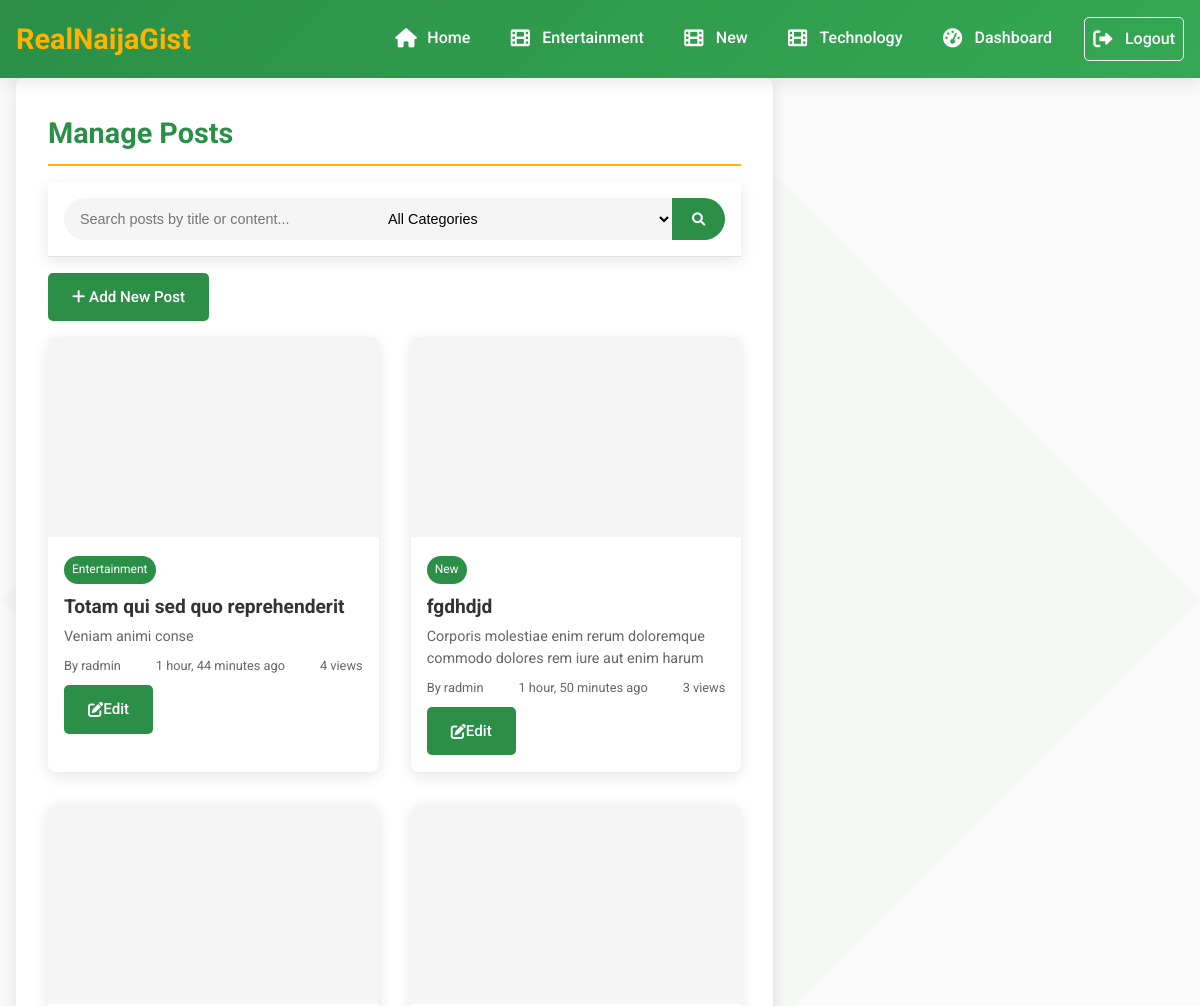
The page /superuser/posts/ (signed in, upper part) on the database as committed earlier.
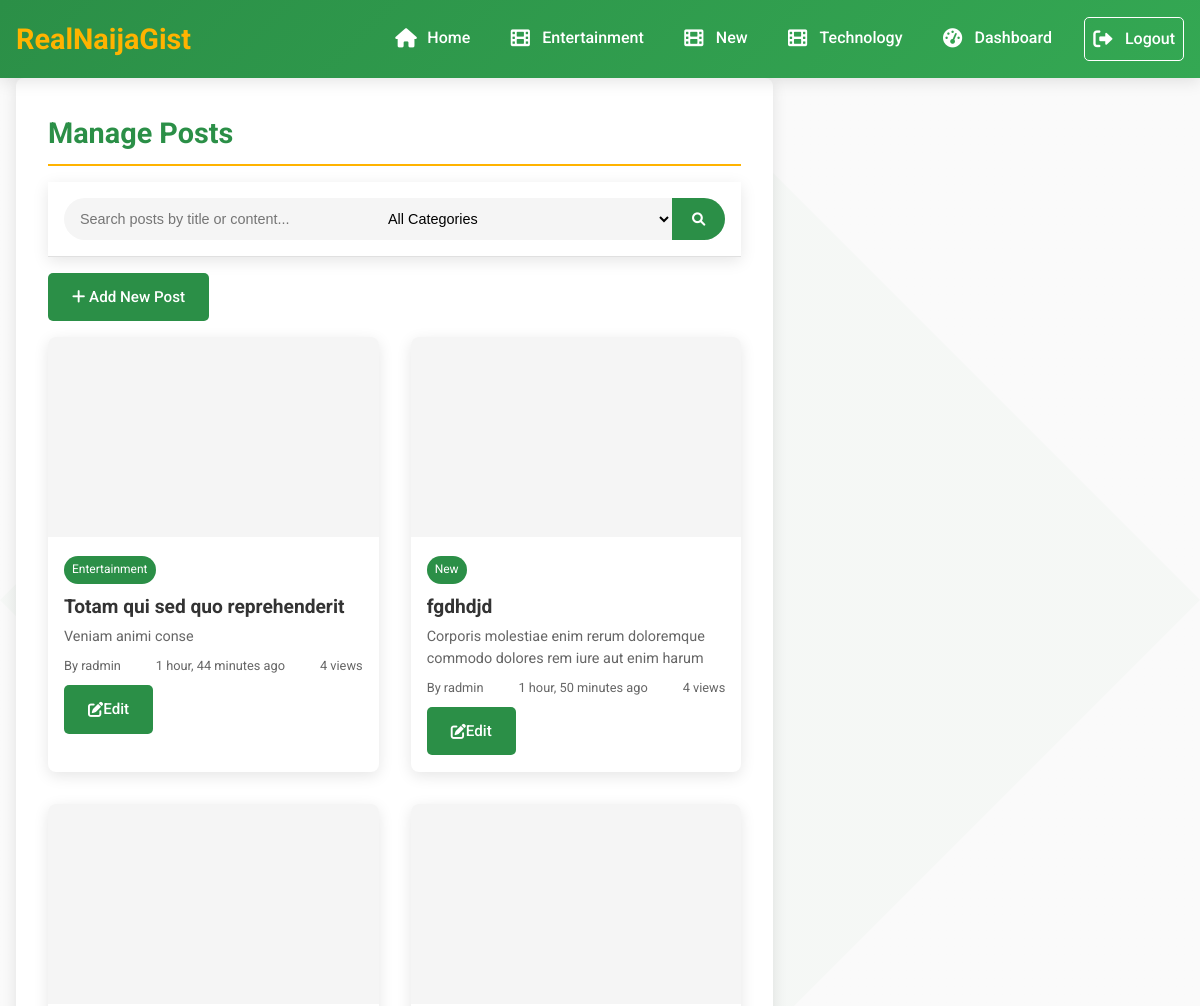
The same page on the database as committed later.
### news/models.py (models this page shows, shortened)
class Post(models.Model):
    class PostStatus(models.TextChoices):
        DRAFT = 'draft', 'Draft'
        PUBLISHED = 'published', 'Published'
        ARCHIVED = 'archived', 'Archived'
    title = models.CharField(max_length=200)
    slug = models.SlugField(max_length=250, unique=True, db_index=True)
    content = CKEditor5Field(config_name='default')
    status = models.CharField(
        max_length=20,
        choices=PostStatus.choices,
        default=PostStatus.DRAFT,
        db_index=True
    )
    excerpt = models.TextField(max_length=500, blank=True)
    meta_description = models.CharField(max_length=160, blank=True)
    meta_keywords = models.CharField(max_length=255, blank=True)
    featured_image = CloudinaryField('image', blank=True, null=True)
    featured_image_webp = models.ImageField(upload_to='blog/images/webp/', blank=True, null=True, help_text="WebP version for faster loading")
    image_alt_text = models.CharField(max_length=100, blank=True)
    cdn_image_url = models.URLField(max_length=500, blank=True, help_text="Direct CDN URL (overrides uploaded image)")
    featured_video = models.FileField(upload_to='blog/videos/', blank=True, null=True, help_text="Featured video for the post")
    video_thumbnail = models.ImageField(upload_to='blog/videos/thumbnails/', blank=True, null=True, help_text="Custom thumbnail for video")
    video_duration = models.PositiveIntegerField(blank=True, null=True, help_text="Video duration in seconds")
    video_embed_url = models.URLField(max_length=500, blank=True, help_text="YouTube/Vimeo embed URL")
    is_video_post = models.BooleanField(default=False, help_text="Mark if this post is primarily a video post")
    category = models.ForeignKey(Category, on_delete=models.CASCADE, related_name='posts')
    author = models.ForeignKey('auth.User', on_delete=models.CASCADE, related_name='posts')
    tags = TaggableManager(blank=True)
    created_at = models.DateTimeField(auto_now_add=True, db_index=True)
    updated_at = models.DateTimeField(auto_now=True)
    published_at = models.DateTimeField(blank=True, null=True)
    views = models.PositiveIntegerField(default=0)
    likes = models.PositiveIntegerField(default=0)
    shares = models.PositiveIntegerField(default=0)
    is_trending = models.BooleanField(default=False)  # Currently trending
    class Meta:
        ordering = ['-created_at']
        indexes = [
            models.Index(fields=['status', '-created_at']),
            models.Index(fields=['category', '-created_at']),
            models.Index(fields=['author', '-created_at']),
            models.Index(fields=['-views']),
        ]

class Category(models.Model):
    name = models.CharField(max_length=50, unique=True)
    slug = models.SlugField(max_length=100, unique=True, db_index=True)
    description = models.TextField(max_length=200, blank=True)
    created_at = models.DateTimeField(auto_now_add=True)
    class Meta:
        ordering = ['name']
        verbose_name_plural = 'categories'

### news/views.py (the view)
# urls.py: path('superuser/posts/', views.post_list, name='post_list'),
@login_required
@user_passes_test(is_staff)
def post_list(request):
    query = request.GET.get('q', '')
    category_id = request.GET.get('category', '')
    posts = Post.objects.select_related('category', 'author').all()
    if query:
        posts = posts.filter(Q(title__icontains=query) | Q(content__icontains=query))
    if category_id:
        posts = posts.filter(category_id=category_id)
    paginator = Paginator(posts, 10)
    page_number = request.GET.get('page')
    page_obj = paginator.get_page(page_number)
    categories = Category.objects.all()
    context = {
        'page_obj': page_obj,
        'categories': categories,
        'query': query,
        'selected_category': category_id,
        'current_year': datetime.now().year,
    }
    return render(request, 'post_list.html', context)

### news/context_processors.py (called while the page is built)
def global_context(request):
    return {
        'categories': Category.objects.all(),
        'current_year': settings.CURRENT_YEAR,
    }

### news/views.py (called while the page is built)
def is_staff(user):
    return user.is_staff or user.is_superuser

### templates/post_list.html (shortened to what this page needs)
{% extends 'base.html' %}
{% load static %}
{% block content %}
<div class="container">
    <main class="main-content">
        <h1 class="category-title">Manage Posts</h1>
        <div class="search-container">
            <form method="get" class="search-box">
                <input type="text" name="q" value="{{ query }}" class="search-input" placeholder="Search posts by title or content...">
                <select name="category" class="search-input">
                    <option value="">All Categories</option>
                </select>
                <button type="submit" class="search-btn"><i class="fas fa-search"></i></button>
            </form>
        </div>
        <a href="{% url 'news:post_create' %}" class="btn-primary" style="display: inline-block; margin: 1rem 0;"><i class="fas fa-plus"></i> Add New Post</a>
        <div class="posts-grid">
            {% for post in page_obj %}
                <article class="post-card">
                    {% if post.image_url %}
                        <img src="{{ post.image_url }}" alt="{{ post.title }}" class="post-image" loading="lazy">
                    {% else %}
                        <div class="post-image" style="background: var(--light-gray);"></div>
                    {% endif %}
                    <div class="post-content">
                        <span class="post-category">{{ post.category.name }}</span>
                        <h2 class="post-title">{{ post.title }}</h2>
                        <p class="post-excerpt">{{ post.excerpt|truncatewords:20 }}</p>
                        <div class="post-meta">
                            <span>By {{ post.author.username }}</span>
                            <span>{{ post.created_at|timesince }} ago</span>
                            <span>{{ post.views }} views</span>
                        </div>
                        <div style="margin-top: 0.5rem;">
                            <a href="{% url 'news:post_update' post.pk %}" class="btn-primary"><i class="fas fa-edit"></i> Edit</a>
                            <a href="{% url 'news:post_delete' post.pk %}" class="btn-secondary"><i class="fas fa-trash"></i> Delete</a>
                        </div>
                    </div>
                </article>
            {% empty %}
                <p>No posts found.</p>
            {% endfor %}
        </div>
    </main>
</div>
{% endblock %}

Rows that differ between the two databases and show on the page:
changed Post "fgdhdjd": views "3" → "4"
